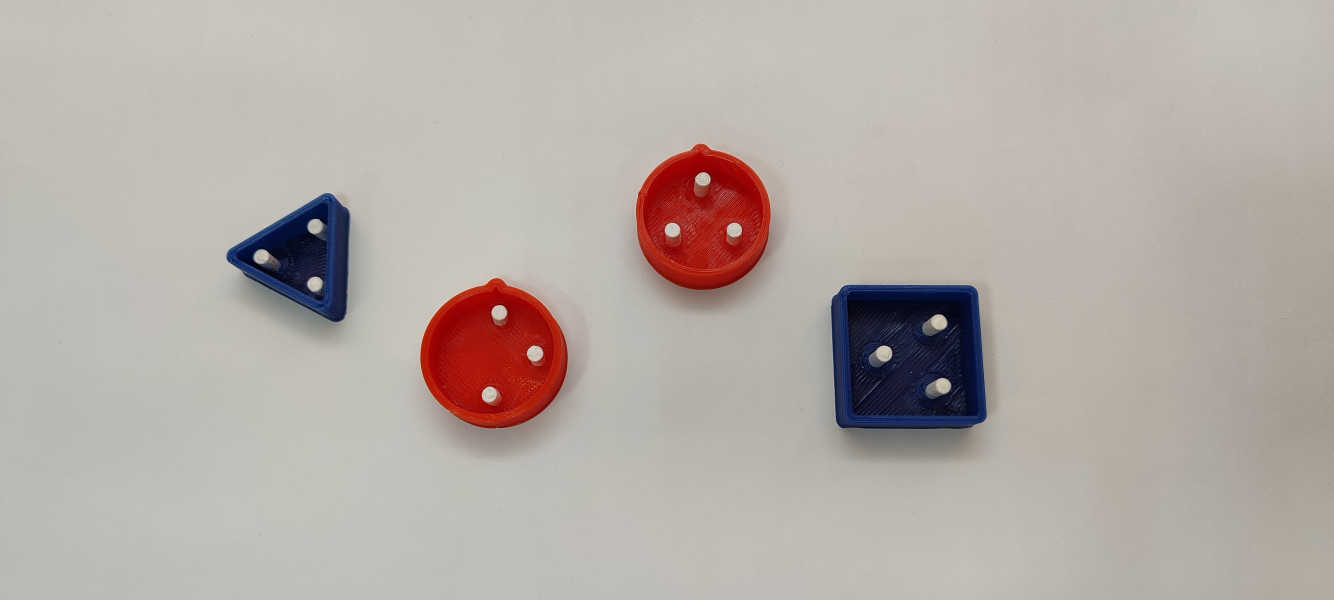
#> input picture 1/task3/images/IMG_20240823_170049.jpg, 4000 x 1800 px, found by its file name (shown at 1/3 size)
$ python matching_templates_example.py
#> lines starting #> are read from the running program, lines starting #| are printed output that depends on the picture; after the words box and inside, x2 and y2 are one past the last pixel; in counts of white or black regions, pixels touching at a corner belong together
import cv2 as cv
import numpy as np
from matplotlib import pyplot as plt
from math import ceil

def quick_show(img):
    cv.imshow('monit', img)
    cv.waitKey()
    cv.destroyAllWindows()


def load_images():
    template = cv.imread("template.jpg")

    hsv_image = hsv_image = cv.cvtColor(template, cv.COLOR_BGR2HSV)
    low_red = np.array([0, 100, 100])
    up_red = np.array([10, 255, 255])
    mask1 = cv.inRange(hsv_image, low_red, up_red)
    low_red = np.array([170, 50, 50])
    up_red = np.array([180, 255, 255])
    mask2 = cv.inRange(hsv_image, low_red, up_red)
    mask = mask1 + mask2
    contours, _ = cv.findContours(mask, cv.RETR_EXTERNAL, cv.CHAIN_APPROX_SIMPLE)
    BGRimage = cv.cvtColor(mask, cv.COLOR_GRAY2BGR)
    contours = sorted(contours, key=lambda x: cv.contourArea(x), reverse=True)
    contour = contours[0]
    cv.drawContours(BGRimage, contour, -1, (0, 0, 255), 2)

    # определяем границы тел
    c = cv.approxPolyDP(contour, 3, True)
    boundRect = cv.boundingRect(c)
    with_box = BGRimage
    x , y, w, h = boundRect
    cv.rectangle(with_box, (x, y), (x + w, y + h), (255, 0, 0), 5)
    cutted = mask[y:y + h, x:x + w]
    #cv.imshow("template", cutted)
    #cv.waitKey()
    #cv.destroyAllWindows()
    return cutted


# Mask by red
img = cv.imread('./images/IMG_20240823_170049.jpg')
#> img is the input picture: shape (1800, 4000, 3); mean B, G, R 166.8, 172.8, 181.3
img2 = img
H, W, _ = img.shape
#> H = 1800; W = 4000
hsv_image = cv.cvtColor(img, cv.COLOR_BGR2HSV)
#> hsv_image: shape (1800, 4000, 3); mean H, S, V 24.1, 29.5, 182.8
low_red = np.array([0, 100, 100])
up_red = np.array([10, 255, 255])
mask1 = cv.inRange(hsv_image, low_red, up_red)
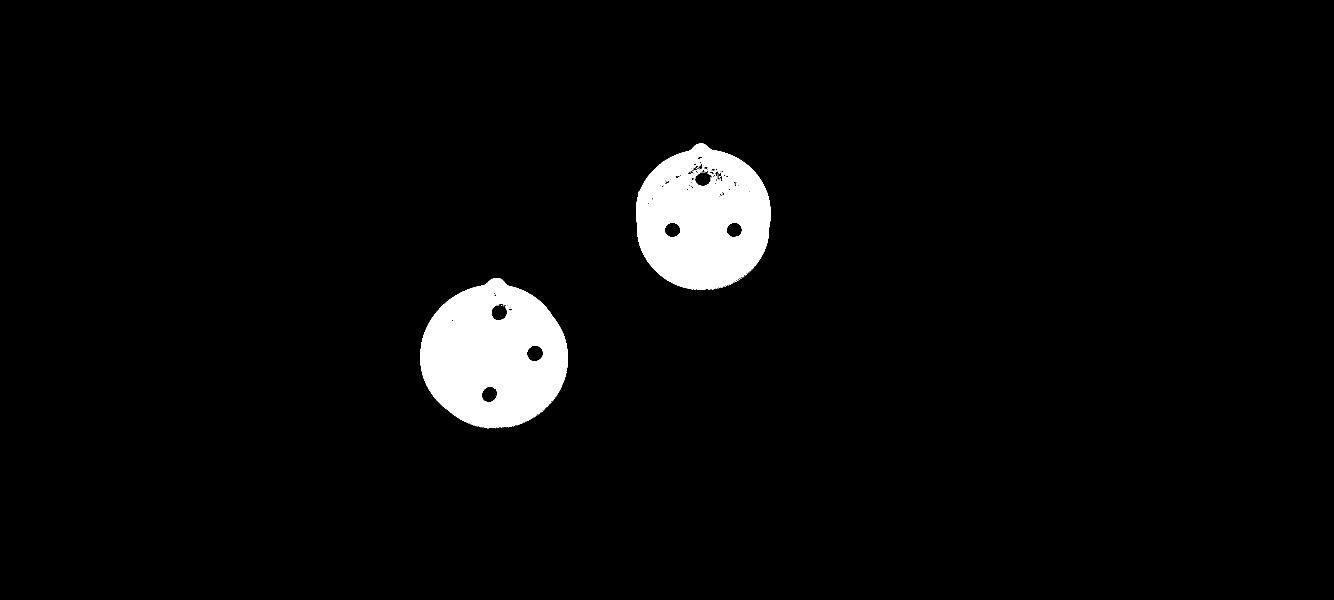
#> mask1: shape (1800, 4000) (shown at 1/3 size); 3.8% white; 115 white regions (112 under 20 px), largest, box (x1, y1, x2, y2) and area: (1261, 834, 1703, 1283) 143281, (1908, 431, 2312, 868) 128532, (2090, 869, 2117, 870) 27
low_red = np.array([170, 50, 50])
up_red = np.array([180, 255, 255])
mask2 = cv.inRange(hsv_image, low_red, up_red)
#> mask2: shape (1800, 4000); 0.05% white; 143 white regions (120 under 20 px), largest, box (x1, y1, x2, y2) and area: (2125, 504, 2172, 546) 804, (2058, 492, 2109, 525) 618, (1498, 910, 1537, 937) 178
mask = mask1 + mask2
#> mask: shape (1800, 4000); 3.8% white; 84 white regions (81 under 20 px), largest, box (x1, y1, x2, y2) and area: (1261, 834, 1703, 1283) 143692, (1908, 431, 2312, 868) 131726, (2090, 869, 2117, 870) 27
#cv.imshow("red_mask", mask)


template = load_images()
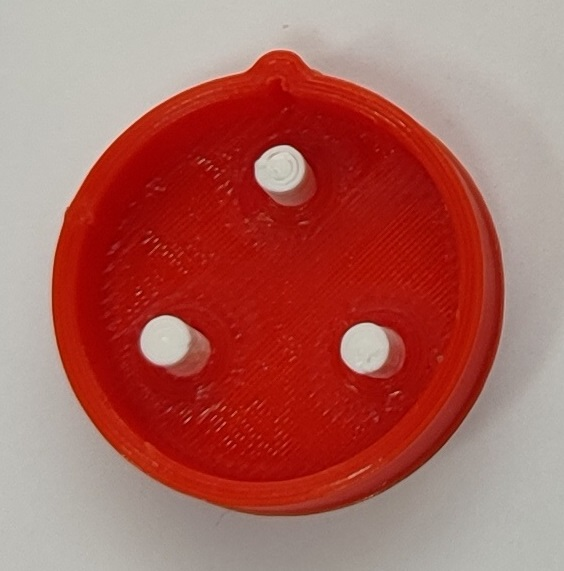
#> input picture 1/task3/examples/template.jpg, 564 x 571 px
#> in load_images, template is the input picture: shape (571, 564, 3); mean B, G, R 94.6, 102.2, 171.7
#> in load_images, `hsv_image = hsv_image = cv.cvtColor(template, cv.COLOR_BGR2HSV)`: hsv_image: shape (571, 564, 3); mean H, S, V 10.2, 122.4, 171.7
#> in load_images, `mask1 = cv.inRange(hsv_image, low_red, up_red)`: mask1: shape (571, 564); 47.6% white; 8 white regions (7 under 20 px), largest, box (x1, y1, x2, y2) and area: (51, 50, 505, 516) 153401
#> in load_images, `mask2 = cv.inRange(hsv_image, low_red, up_red)`:
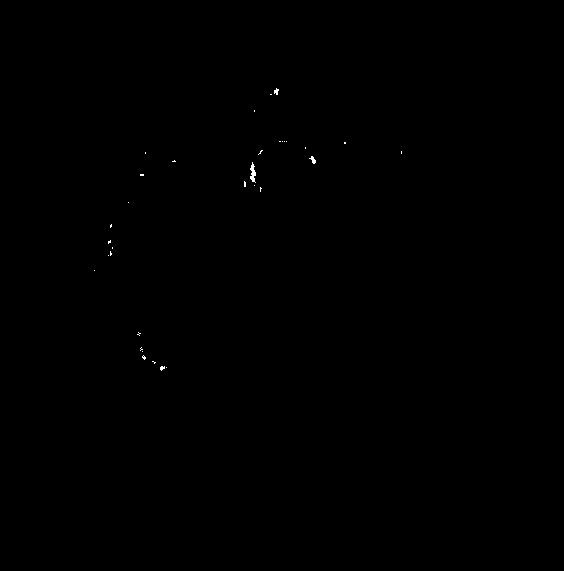
#> mask2: shape (571, 564); 0.08% white in thin lines or dots, all inside (x1, y1, x2, y2) = (94, 88, 402, 371)
#> in load_images, `mask = mask1 + mask2`:
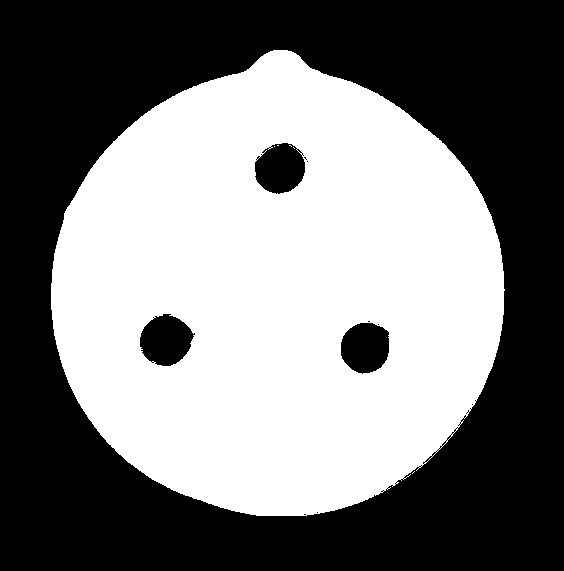
#> mask: shape (571, 564); 47.7% white; 6 white regions (5 under 20 px)
#> in load_images, `contours, _ = cv.findContours(mask, cv.RETR_EXTERNAL, cv.CHAIN_APPROX_..`: contours = 2 contours, 1 with area under 20; largest, box (x1, y1, x2, y2) and area: (51, 50, 505, 516) 159067
#> in load_images, `BGRimage = cv.cvtColor(mask, cv.COLOR_GRAY2BGR)`: BGRimage: shape (571, 564, 3); 47.7% white; 6 white regions (5 under 20 px), largest, box (x1, y1, x2, y2) and area: (51, 50, 505, 516) 153657
#> in load_images, `contour = contours[0]`: contour = contour of 688 points, box (x1, y1, x2, y2) (51, 50, 505, 516), area 159067
#> in load_images, `cv.drawContours(BGRimage, contour, -1, (0, 0, 255), 2)`:
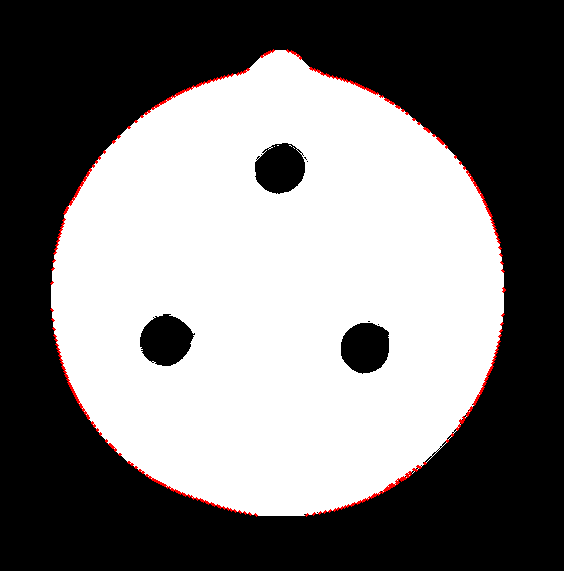
#> BGRimage: shape (571, 564, 3); mean B, G, R 120.4, 120.4, 122.3
#> in load_images, `c = cv.approxPolyDP(contour, 3, True)`: c = contour of 31 points, box (x1, y1, x2, y2) (51, 50, 504, 516), area 158630
#> in load_images, `boundRect = cv.boundingRect(c)`: boundRect = (51, 50, 453, 466)
#> in load_images, `x , y, w, h = boundRect`: x = 51; y = 50; w = 453; h = 466
#> in load_images, `cv.rectangle(with_box, (x, y), (x + w, y + h), (255, 0, 0), 5)`: with_box: shape (571, 564, 3); 3.99% of pixels changed, all inside (x1, y1, x2, y2) = (48, 47, 508, 520)
#> in load_images, `cutted = mask[y:y + h, x:x + w]`: cutted: shape (466, 453); 72.8% white; 14 black regions (7 under 20 px)
#quick_show(template)

# ищу контуры, обвожу, нахожу центер. На некоторых изо попадает в кадр пятый элемент( :)) ), добавил сортировку, взял 4 самых больших контура
contours, _ = cv.findContours(mask, cv.RETR_EXTERNAL, cv.CHAIN_APPROX_SIMPLE)
#> contours = 75 contours, 73 with area under 20; largest, box (x1, y1, x2, y2) and area: (1261, 834, 1703, 1283) 148334, (1908, 431, 2312, 868) 135920
BGRimage = cv.cvtColor(mask, cv.COLOR_GRAY2BGR)
#> BGRimage: shape (1800, 4000, 3); 3.8% white; 84 white regions (81 under 20 px)
contours = sorted(contours, key=lambda x: cv.contourArea(x), reverse=True)
contours = contours[:2]
#> contours = 2 contours; box (x1, y1, x2, y2) and area: (1261, 834, 1703, 1283) 148334, (1908, 431, 2312, 868) 135920
cv.drawContours(BGRimage, contours, -1, (0, 0, 255), 2)
# cv.imshow('contours', BGRimage)

# определяем границы тел
bodys = []
for contour in contours:
    c = cv.approxPolyDP(contour, 3, True)
    boundRect = cv.boundingRect(c)
    with_box = BGRimage
    x , y, w, h = boundRect
    cv.rectangle(with_box, (x, y), (x + w, y + h), (255, 0, 0), 5)
    cutted = mask[y:y + h, x:x + w]
    bodys.append((cutted, (x, y, w, h)))
#> this loop made 2 passes
#> (x, y, w, h) on passes 1 to 2: (1261, 834, 442, 449), (1908, 431, 404, 437)
#> pass 2, `cutted = mask[y:y + h, x:x + w]`:
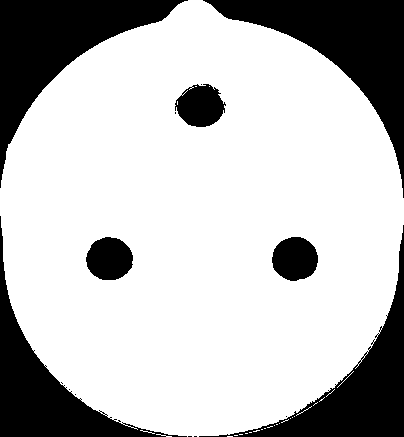
#> cutted: shape (437, 404); 74.7% white; 15 black regions (8 under 20 px), largest, box (x1, y1, x2, y2) and area: (203, 0, 404, 198) 11518, (0, 0, 188, 188) 11130, (199, 225, 404, 437) 8922
#> after the loop, bodys = 2 items
w, h = template.shape[::-1]
#> w = 453; h = 466

# масштабируем и сравниваем с шаблоном
results = []
for i in bodys:
    img = i[0]
    img = cv.resize(img, (w+2, h+2))
    results = []
    method = getattr(cv, 'TM_CCOEFF_NORMED')
    res = cv.matchTemplate(img,template,method)
    min_val, max_val, min_loc, max_loc = cv.minMaxLoc(res)
    #print(max_val)
    results.append((i[1], max_val))
#> this loop made 2 passes
#> (method, min_val, max_val, min_loc, max_loc) on passes 1 to 2: (5, 0.862, 0.867, (0, 0), (1, 1)), (5, 0.868, 0.88, (2, 2), (0, 0))
#> pass 2, `img = cv.resize(img, (w+2, h+2))`:
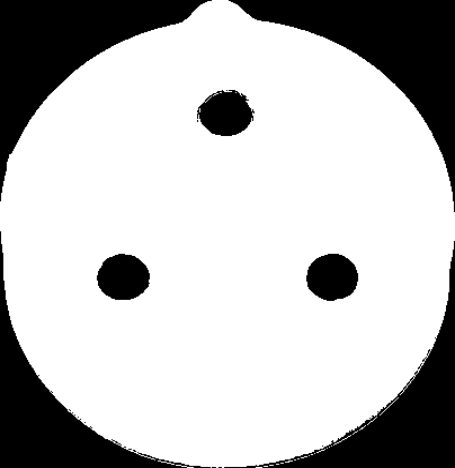
#> img: shape (468, 455); min 0, max 255, mean 190.5

# выбираем максимум, определяем положение
body = max(results, key=lambda x: x[1])
#> body = ((1908, 431, 404, 437), 0.88)
x, y, w, h = body[0]
#> w = 404; h = 437
center = x + w // 2
#> center = 2110
ans = ceil(center / (W // 4))
#> ans = 3
print(ans)
#| 3
